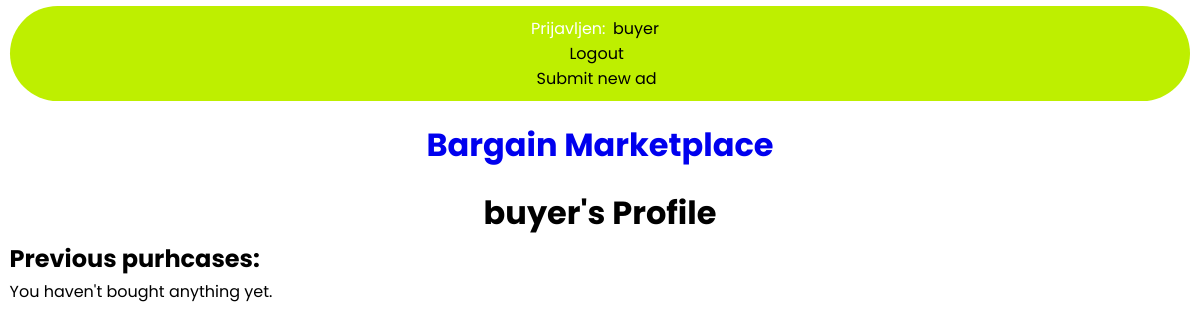
The app's page /marketplace/profile/3/ (signed in), older data.
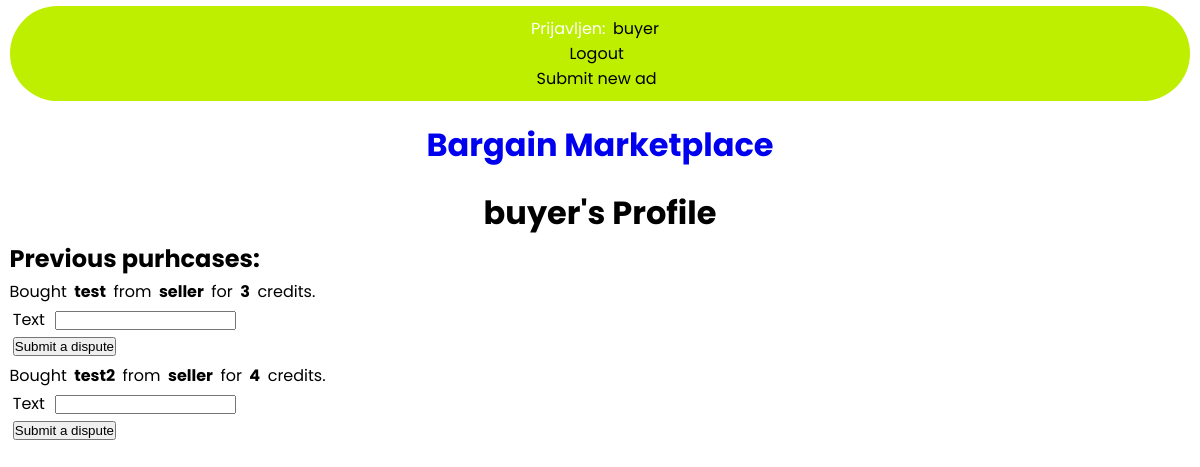
The same page, newer data.
### marketplace/models.py (models this page shows, shortened)
class Purchase(models.Model):
    buyer = models.ForeignKey(User, on_delete=models.CASCADE)
    seller = models.ForeignKey(MarketplaceUser, on_delete=models.CASCADE)
    ad = models.ForeignKey(Ad, on_delete=models.CASCADE)

class Ad(models.Model):
    title = models.CharField(max_length=128)
    desc = models.CharField(max_length=512)
    price = models.PositiveIntegerField()
    pub_date = models.DateTimeField(auto_now_add=True)
    seller = models.ForeignKey(MarketplaceUser, on_delete=models.CASCADE)
    isActive = models.BooleanField()
    image = models.CharField(max_length=128)
    type = models.CharField(max_length=128)
    def __str__(self):
        return f"{self.title}"

class MarketplaceUser(models.Model):
    user = models.OneToOneField(User, on_delete=models.CASCADE, primary_key = True)
    isSeller = models.BooleanField()
    credits = models.PositiveIntegerField()
    def __str__(self):
        return f"{self.user}"

### marketplace/views.py (the view)
# urls.py: path("profile/<int:user_id>/", profile, name="profile"),
def profile(request, user_id):
    if request.user.is_authenticated:
        clicked_user = get_object_or_404(MarketplaceUser, pk=user_id)
        if clicked_user.isSeller:
            reviews = clicked_user.review_set.all()
            if request.user.id == user_id: #seller checking out his own profile
                prev_sold_items = clicked_user.purchase_set.all()
                purchases = request.user.purchase_set.all()
                context = {
                    'seller': clicked_user,
                    'reviews': reviews,
                    'prev_sold_items': prev_sold_items,
                    'purchases': purchases,
                }
                return render(request, 'marketplace/seller_profile.html', context)
            context = {
                'seller': clicked_user,
                'seller_id': user_id,
                'reviews': reviews,
            }
            return render(request, 'marketplace/seller_public_profile.html', context)
        elif request.user.id == user_id: #users own profile with prev purchases
            purchases = request.user.purchase_set.all()
            context = {
                'user': clicked_user,
                'purchases': purchases,
            }
            return render(request, 'marketplace/user_profile.html', context)
        return HttpResponseRedirect(reverse('home'))

### marketplace/templates/marketplace/user_profile.html (shortened to what this page needs)
{% extends 'marketplace/base.html' %}
{% block content %}
    <h1>{{ user }}'s Profile</h1>
    <h2>Previous purhcases:</h2>
    {% for purchase in purchases %}
        <p>Bought <b>{{ purchase.ad }}</b> from <b>{{ purchase.seller }}</b> for <b>{{ purchase.ad.price }}</b> credits.</p>
        <form action="{% url 'marketplace:dispute' purchase.ad.id %}" method="post">
            <label for ="">Text</label>
            <input type="text" name="text" required> <br>
            <input type="submit" value="Submit a dispute">
        </form>
    {% empty %}
        <p>You haven't bought anything yet.</p>
    {% endfor %}
{% endblock content %}

Row changes from the older to the newer data that the page shows:
added Purchase: ad "test", seller "seller", ad.price "3"
added Purchase: ad "test2", seller "seller", ad.price "4"
Text that changed along with them:
text no longer shown: "You haven't bought anything yet."
